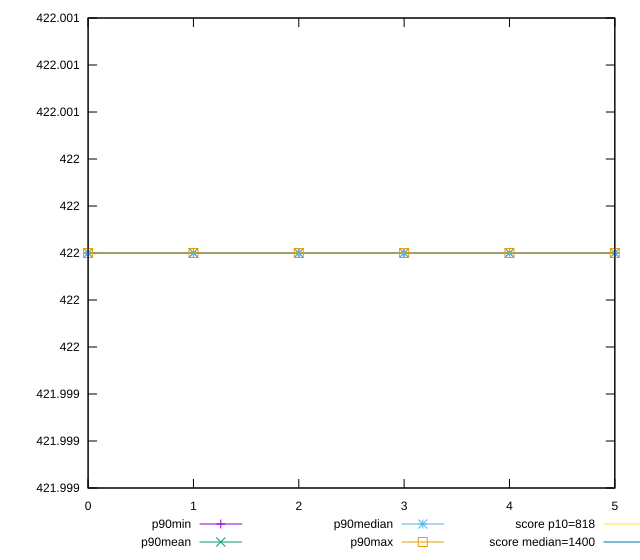

Write gnuplot code to recreate this figure.
reset

$p90Min <<EOF
0 422
1 422
2 422
3 422
4 422
5 422
EOF

$p90Mean <<EOF
0 422
1 422
2 422
3 422
4 422
5 422
EOF

$p90Median <<EOF
0 422
1 422
2 422
3 422
4 422
5 422
EOF

$p90Max <<EOF
0 422
1 422
2 422
3 422
4 422
5 422
EOF

set key outside below
set xrange [0:5]
set yrange [421.999:422.001]
set trange [421.999:422.001]
set terminal svg size 640, 560 enhanced background rgb 'white'
set output "reprap/dom-size/progression/value.svg"

plot $p90Min title "p90min" with linespoints, \
     $p90Mean title "p90mean" with linespoints, \
     $p90Median title "p90median" with linespoints, \
     $p90Max title "p90max" with linespoints, \
     818 title "score p10=818", \
     1400 title "score median=1400"

reset
